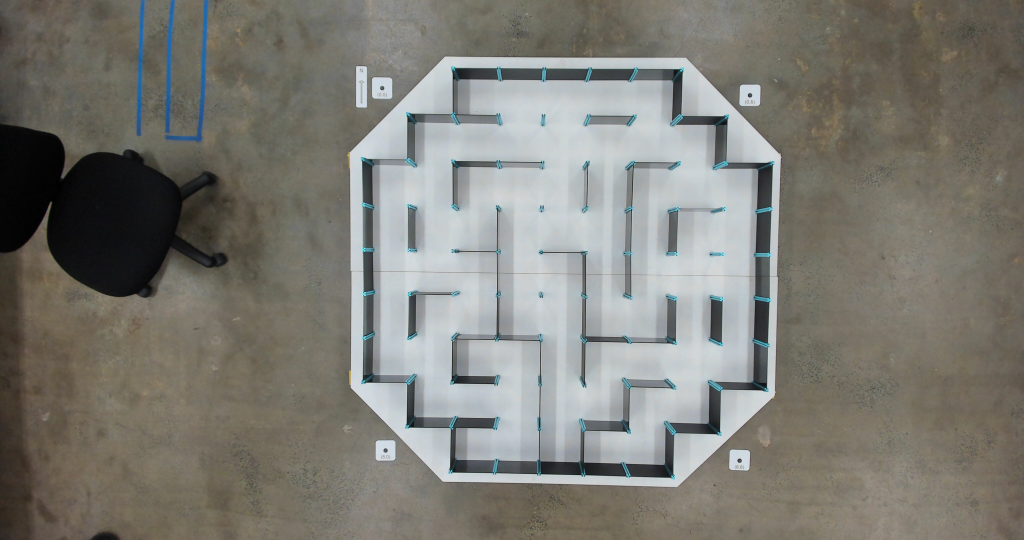
#> input picture 4.1.1 Sequence Generator/MicromouseMazeCamera.jpg, 4096 x 2160 px (shown at 1/4 size)
$ python hsv_picker.py
#> lines starting #> are read from the running program, lines starting #| are printed output that depends on the picture
#import opencv and numpy
import cv2
import numpy as np

#trackbar callback function to update HSV value
def callback(x):
    global H_low, H_high, S_low, S_high, V_low, V_high
    #assign trackbar position value to H, S, V High and low variables
    H_low = cv2.getTrackbarPos('low H', 'controls')
    H_high = cv2.getTrackbarPos('high H', 'controls')
    S_low = cv2.getTrackbarPos('low S', 'controls')
    S_high = cv2.getTrackbarPos('high S', 'controls')
    V_low = cv2.getTrackbarPos('low V', 'controls')
    V_high = cv2.getTrackbarPos('high V', 'controls')

#create a separate window named 'controls' for trackbar
cv2.namedWindow('controls', 2)
cv2.resizeWindow("controls", 550, 10)

#global variables
H_low = 0
H_high = 179
S_low = 0
S_high = 255
V_low = 0
V_high = 255

#create trackbars for high, low H, S, V
cv2.createTrackbar('low H', 'controls', 0, 179, callback)
cv2.createTrackbar('high H', 'controls', 179, 179, callback)
cv2.createTrackbar('low S', 'controls', 0, 255, callback)
cv2.createTrackbar('high S', 'controls', 255, 255, callback)
cv2.createTrackbar('low V', 'controls', 0, 255, callback)
cv2.createTrackbar('high V', 'controls', 255, 255, callback)

while(1):
    #read source image
    img = cv2.imread("MicromouseMazeCamera.jpg")
#> img is the input picture: shape (2160, 4096, 3); mean B, G, R 117.4, 124.2, 125.4

    #scale down the image by a factor of 4
    width = img.shape[1] // 4
#> width = 1024
    height = img.shape[0] // 4
#> height = 540
    img = cv2.resize(img, (width, height), interpolation=cv2.INTER_AREA)
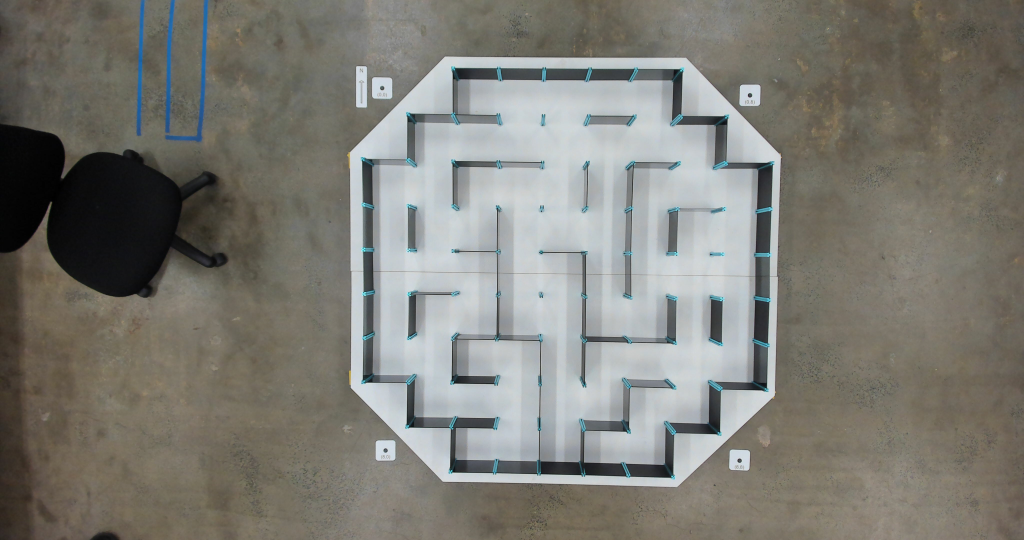
#> img: shape (540, 1024, 3); mean B, G, R 117.4, 124.2, 125.4

    #convert source image to HSV color mode
    hsv = cv2.cvtColor(img, cv2.COLOR_BGR2HSV)
#> hsv: shape (540, 1024, 3); mean H, S, V 46.6, 33.6, 129.1

    #define the range for HSV values
    hsv_low = np.array([H_low, S_low, V_low], np.uint8)
    hsv_high = np.array([H_high, S_high, V_high], np.uint8)

    #create mask for the specified HSV range
    mask = cv2.inRange(hsv, hsv_low, hsv_high)
#> mask: shape (540, 1024); every value is 255
    #masking HSV value selected color becomes black
    res = cv2.bitwise_and(img, img, mask=mask)

    #show images
    cv2.imshow('mask', mask)
    cv2.imshow('res', res)

    #wait for the user to press escape and break the while loop
    k = cv2.waitKey(1) & 0xFF
#> (key Esc is pressed here)
    if k == 27:
        break

#destroy all windows
cv2.destroyAllWindows()
